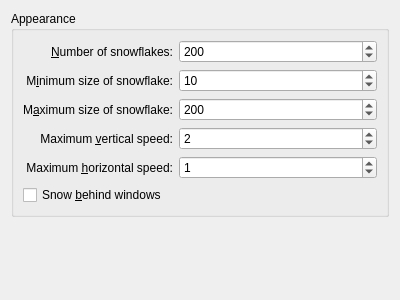
<ui version="4.0" >
 <class>KWin::SnowEffectConfigForm</class>
 <widget class="QWidget" name="KWin::SnowEffectConfigForm" >
  <property name="geometry" >
   <rect>
    <x>0</x>
    <y>0</y>
    <width>400</width>
    <height>300</height>
   </rect>
  </property>
  <layout class="QVBoxLayout" >
   <item>
    <widget class="QGroupBox" name="groupBox" >
     <property name="title" >
      <string>Appearance</string>
     </property>
     <layout class="QGridLayout" name="gridLayout" >
      <item row="0" column="0" >
       <widget class="QLabel" name="label" >
        <property name="text" >
         <string>&amp;Number of snowflakes:</string>
        </property>
        <property name="alignment" >
         <set>Qt::AlignRight|Qt::AlignTrailing|Qt::AlignVCenter</set>
        </property>
        <property name="buddy" >
         <cstring>numberFlakes</cstring>
        </property>
       </widget>
      </item>
      <item row="0" column="1" >
       <widget class="KIntSpinBox" name="numberFlakes" >
        <property name="sizePolicy" >
         <sizepolicy vsizetype="Fixed" hsizetype="Expanding" >
          <horstretch>0</horstretch>
          <verstretch>0</verstretch>
         </sizepolicy>
        </property>
        <property name="maximum" >
         <number>1000</number>
        </property>
        <property name="value" >
         <number>200</number>
        </property>
       </widget>
      </item>
      <item row="1" column="0" >
       <widget class="QLabel" name="label_2" >
        <property name="text" >
         <string>M&amp;inimum size of snowflake:</string>
        </property>
        <property name="alignment" >
         <set>Qt::AlignRight|Qt::AlignTrailing|Qt::AlignVCenter</set>
        </property>
        <property name="buddy" >
         <cstring>minSizeFlake</cstring>
        </property>
       </widget>
      </item>
      <item row="1" column="1" >
       <widget class="KIntSpinBox" name="minSizeFlake" >
        <property name="sizePolicy" >
         <sizepolicy vsizetype="Fixed" hsizetype="Expanding" >
          <horstretch>0</horstretch>
          <verstretch>0</verstretch>
         </sizepolicy>
        </property>
        <property name="maximum" >
         <number>30</number>
        </property>
        <property name="value" >
         <number>10</number>
        </property>
       </widget>
      </item>
      <item row="2" column="0" >
       <widget class="QLabel" name="label_3" >
        <property name="text" >
         <string>M&amp;aximum size of snowflake:</string>
        </property>
        <property name="alignment" >
         <set>Qt::AlignRight|Qt::AlignTrailing|Qt::AlignVCenter</set>
        </property>
        <property name="buddy" >
         <cstring>maxSizeFlake</cstring>
        </property>
       </widget>
      </item>
      <item row="2" column="1" >
       <widget class="KIntSpinBox" name="maxSizeFlake" >
        <property name="sizePolicy" >
         <sizepolicy vsizetype="Fixed" hsizetype="Expanding" >
          <horstretch>0</horstretch>
          <verstretch>0</verstretch>
         </sizepolicy>
        </property>
        <property name="maximum" >
         <number>1000</number>
        </property>
        <property name="value" >
         <number>200</number>
        </property>
       </widget>
      </item>
      <item row="3" column="0" >
       <widget class="QLabel" name="label_4" >
        <property name="text" >
         <string>Maximum &amp;vertical speed:</string>
        </property>
        <property name="alignment" >
         <set>Qt::AlignRight|Qt::AlignTrailing|Qt::AlignVCenter</set>
        </property>
        <property name="buddy" >
         <cstring>maxVSpeed</cstring>
        </property>
       </widget>
      </item>
      <item row="3" column="1" >
       <widget class="KIntSpinBox" name="maxVSpeed" >
        <property name="sizePolicy" >
         <sizepolicy vsizetype="Fixed" hsizetype="Expanding" >
          <horstretch>0</horstretch>
          <verstretch>0</verstretch>
         </sizepolicy>
        </property>
        <property name="minimum" >
         <number>1</number>
        </property>
        <property name="maximum" >
         <number>30</number>
        </property>
        <property name="value" >
         <number>2</number>
        </property>
       </widget>
      </item>
      <item row="4" column="0" >
       <widget class="QLabel" name="label_5" >
        <property name="text" >
         <string>Maximum &amp;horizontal speed:</string>
        </property>
        <property name="alignment" >
         <set>Qt::AlignRight|Qt::AlignTrailing|Qt::AlignVCenter</set>
        </property>
        <property name="buddy" >
         <cstring>maxHSpeed</cstring>
        </property>
       </widget>
      </item>
      <item row="4" column="1" >
       <widget class="KIntSpinBox" name="maxHSpeed" >
        <property name="sizePolicy" >
         <sizepolicy vsizetype="Fixed" hsizetype="Expanding" >
          <horstretch>0</horstretch>
          <verstretch>0</verstretch>
         </sizepolicy>
        </property>
        <property name="minimum" >
         <number>0</number>
        </property>
        <property name="maximum" >
         <number>30</number>
        </property>
        <property name="value" >
         <number>1</number>
        </property>
       </widget>
      </item>
      <item row="5" column="0" >
       <widget class="QCheckBox" name="snowBehindWindows" >
        <property name="text" >
         <string>Snow &amp;behind windows</string>
        </property>
       </widget>
      </item>
     </layout>
    </widget>
   </item>
   <item>
    <widget class="KWin::GlobalShortcutsEditor" native="1" name="editor" />
   </item>
  </layout>
 </widget>
 <customwidgets>
  <customwidget>
   <class>KIntSpinBox</class>
   <extends>QSpinBox</extends>
   <header>knuminput.h</header>
  </customwidget>
  <customwidget>
   <class>KWin::GlobalShortcutsEditor</class>
   <extends>QWidget</extends>
   <header location="global" >kwineffects.h</header>
   <container>1</container>
  </customwidget>
 </customwidgets>
 <resources/>
 <connections/>
</ui>
